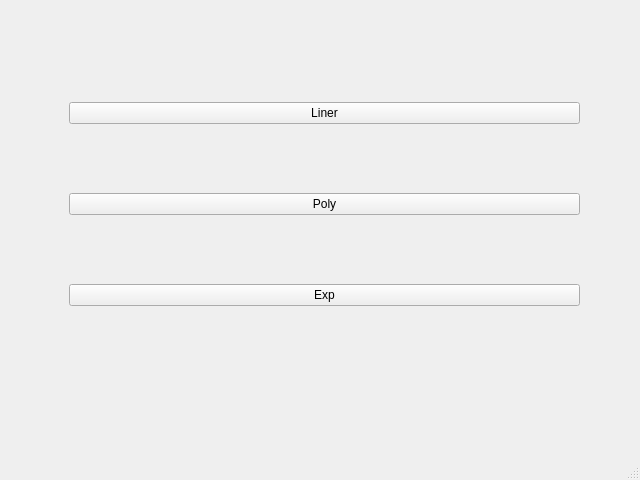
<?xml version="1.0" encoding="UTF-8"?>
<ui version="4.0">
 <class>ApproximateList</class>
 <widget class="QMainWindow" name="ApproximateList">
  <property name="geometry">
   <rect>
    <x>0</x>
    <y>0</y>
    <width>640</width>
    <height>480</height>
   </rect>
  </property>
  <property name="windowTitle">
   <string>Approximate</string>
  </property>
  <widget class="QWidget" name="centralwidget">
   <widget class="QWidget" name="verticalLayoutWidget">
    <property name="geometry">
     <rect>
      <x>69</x>
      <y>39</y>
      <width>511</width>
      <height>331</height>
     </rect>
    </property>
    <layout class="QVBoxLayout" name="verticalLayout">
     <item>
      <widget class="QPushButton" name="liner_button">
       <property name="text">
        <string>Liner</string>
       </property>
      </widget>
     </item>
     <item>
      <widget class="QPushButton" name="poly_btn">
       <property name="text">
        <string>Poly</string>
       </property>
      </widget>
     </item>
     <item>
      <widget class="QPushButton" name="liner_button_2">
       <property name="text">
        <string>Exp</string>
       </property>
      </widget>
     </item>
    </layout>
   </widget>
  </widget>
  <widget class="QMenuBar" name="menubar">
   <property name="geometry">
    <rect>
     <x>0</x>
     <y>0</y>
     <width>640</width>
     <height>30</height>
    </rect>
   </property>
  </widget>
  <widget class="QStatusBar" name="statusbar"/>
 </widget>
 <resources/>
 <connections/>
</ui>
